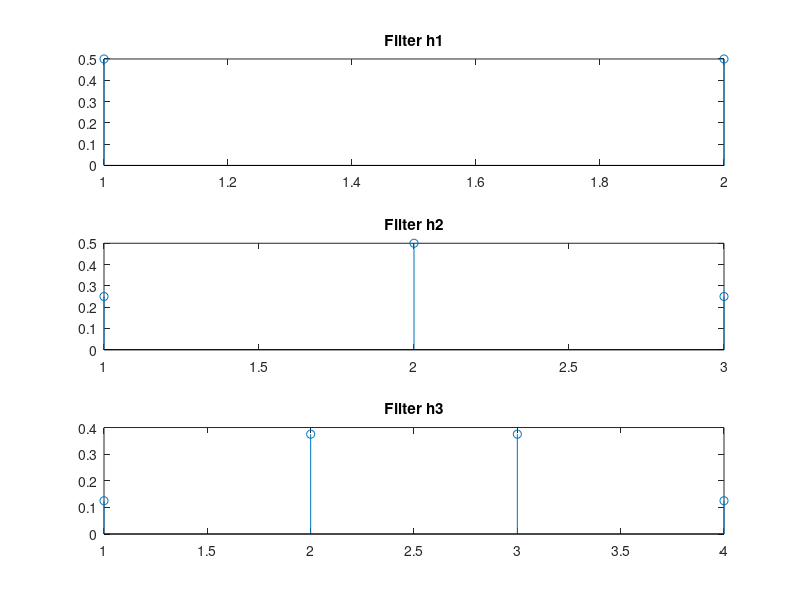
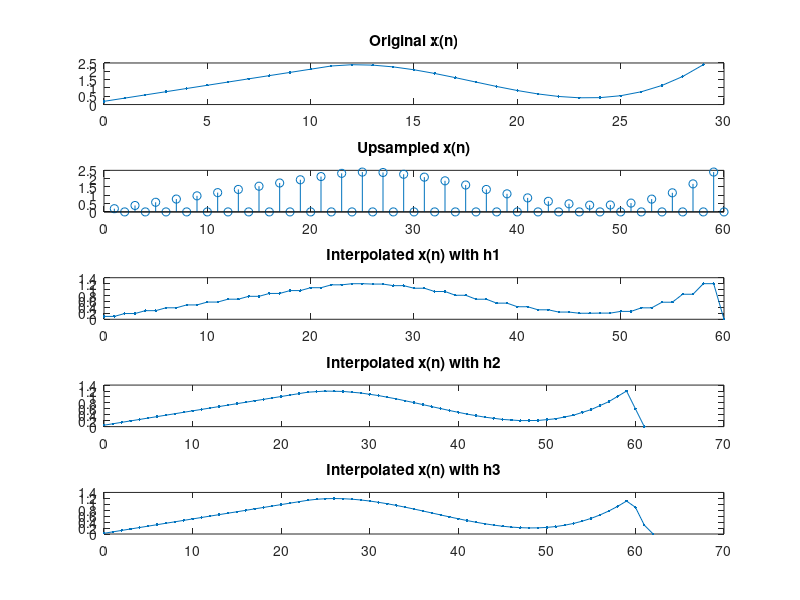

Write the MATLAB code that produced these figures, in order.
% Guan, Huihua

%% Create the signal

x = [
    0.1933
    0.3866
    0.5799
    0.7732
    0.9665
    1.1598
    1.3531
    1.5464
    1.7397
    1.9330
    2.1263
    2.3196
    2.3956
    2.3715
    2.2645
    2.0917
    1.8704
    1.6178
    1.3510
    1.0872
    0.8437
    0.6375
    0.4860
    0.4063
    0.4155
    0.5310
    0.7698
    1.1491
    1.6863
    2.3983
];
    
N = length(x);

%% Upsample

xx = zeros(1,2*length(x));
xx(1:2:end) = x(1:1:end);
xx(2:2:end)=0;
Nxx=length(xx);
figure(2)
subplot(512)
%plot(0:Nxx-1, xx, '.-')
stem(xx)
title('Upsampled x(n)')

%% Filters
h1 = [1/2 1/2];
h2 = [1/4 1/2 1/4];
h3 = [1/8 3/8 3/8 1/8];

figure(1)
subplot(311)
stem(h1)
title('Filter h1')

subplot(312)
stem(h2)
title('Filter h2')

subplot(313)
stem(h3)
title('Filter h3')

%% New interpolated signals
new1 = conv(h1, xx);
new2 = conv(h2, xx);
new3 = conv(h3, xx);

N1=length(new1);
N2=length(new2);
N3=length(new3);

figure(2)
subplot(511)
title('x(n)')
plot(0:N-1, x, '.-')
title('Original x(n)')

subplot(513)
title('With h1')
plot(0:N1-1, new1, '.-')
title('Interpolated x(n) with h1')

subplot(514)
title('With h2')
plot(0:N2-1, new2, '.-')
title('Interpolated x(n) with h2')

subplot(515)
title('With h3')
plot(0:N3-1, new3, '.-')
title('Interpolated x(n) with h3')

%% Comments and Observations

% The upsampled signal is expected. Every alternate values starting from
% n=0 will be 0.

% We can see that the first filter took care of the constant values well.
% This is to be expected. We don't have much constant values here, so the
% next filter will give more insight.

% We can see that the second filter took care of the 1st degree polynomials
% (the linear part and the constant part) well. A more obvious smoothening
% of the signal can be observed at n=0 to about n=50. However after n=50,
% the signal is choppy and could use more higher exponent interpolation.

% Finally, we can see that the third filter took care of the 2nd degree
% polynomials (the quadratic part at the end, the linear, and the constant
% parts in the beginning of the signal). Now, if we look at 5th subplot, we
% can see that the choppy part from the previous subplot has been
% smoothened.
